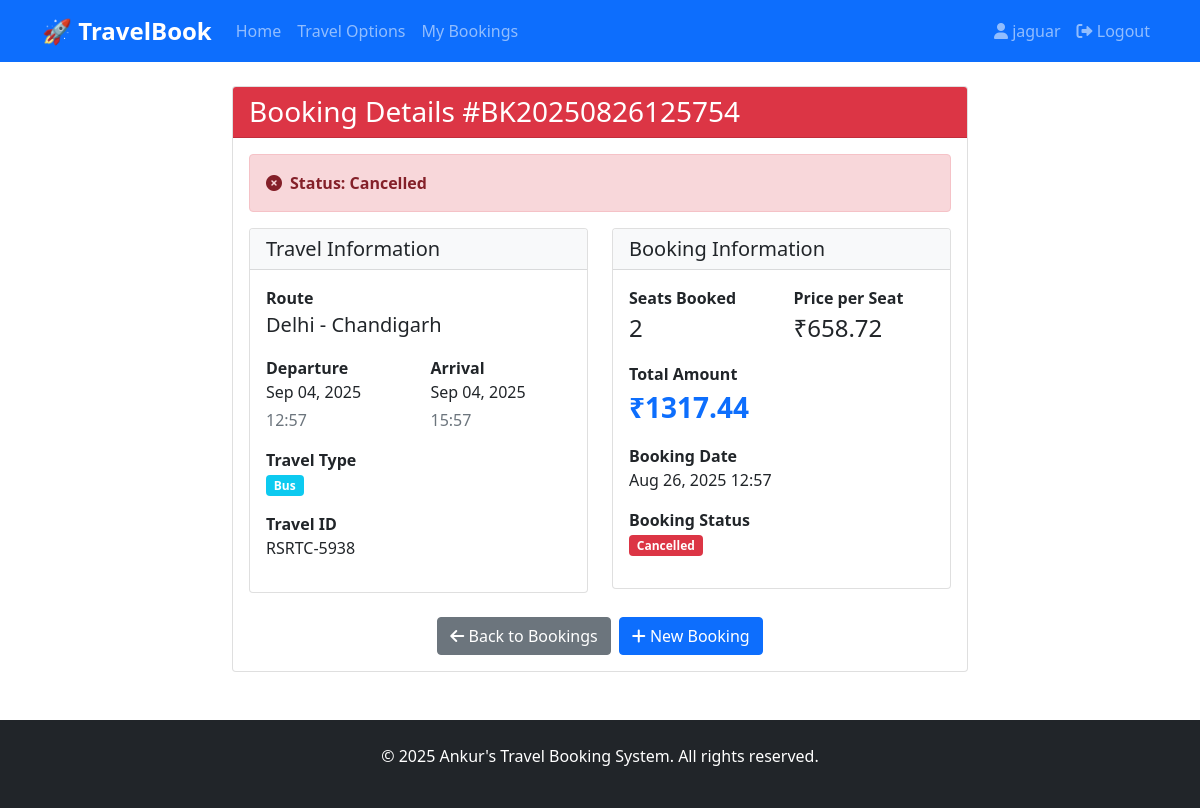
/booking/BK20250826125754/ (signed in), run on the app's committed database.
### booking_app/models.py (models this page shows, shortened)
class Booking(models.Model):
    STATUS_CHOICES = [
        ('confirmed', 'Confirmed'),
        ('cancelled', 'Cancelled'),
    ]
    booking_id = models.CharField(max_length=50, unique=True)
    user = models.ForeignKey(
        User, on_delete=models.CASCADE, related_name='bookings')
    travel_option = models.ForeignKey(
        TravelOption, on_delete=models.CASCADE, related_name='bookings')
    number_of_seats = models.IntegerField(validators=[MinValueValidator(1)])
    total_price = models.DecimalField(
        max_digits=10, decimal_places=2, validators=[MinValueValidator(0)])
    booking_date = models.DateTimeField(auto_now_add=True)
    status = models.CharField(
        max_length=10, choices=STATUS_CHOICES, default='confirmed')
    class Meta:
        ordering = ['-booking_date']

class TravelOption(models.Model):
    TRAVEL_TYPES = [
        ('flight', 'Flight'),
        ('train', 'Train'),
        ('bus', 'Bus'),
    ]
    travel_id = models.CharField(max_length=50, unique=True)
    travel_type = models.CharField(max_length=10, choices=TRAVEL_TYPES)
    source = models.CharField(max_length=100)
    destination = models.CharField(max_length=100)
    departure_datetime = models.DateTimeField()
    arrival_datetime = models.DateTimeField()
    price = models.DecimalField(
        max_digits=10, decimal_places=2, validators=[MinValueValidator(0)])
    available_seats = models.IntegerField(validators=[MinValueValidator(0)])
    created_at = models.DateTimeField(auto_now_add=True)
    updated_at = models.DateTimeField(auto_now=True)
    class Meta:
        ordering = ['departure_datetime']

### booking_app/views.py (the view)
# urls.py: path('booking/<str:booking_id>/', views.booking_detail, name='booking_detail'),
@login_required
def booking_detail(request, booking_id):
    booking = get_object_or_404(
        Booking, booking_id=booking_id, user=request.user)
    return render(request, 'booking_app/booking_detail.html', {'booking': booking})

### booking_app/templates/booking_app/booking_detail.html (shortened to what this page needs)
{% extends 'booking_app/base.html' %}
{% block content %}
<div class="row justify-content-center">
    <div class="col-md-8">
        <div class="card">
            <div
                class="card-header {% if booking.status == 'cancelled' %}bg-danger text-white{% else %}bg-success text-white{% endif %}">
                <h3 class="card-title mb-0">Booking Details #{{ booking.booking_id }}</h3>
            </div>
            <div class="card-body">
                <div class="alert {% if booking.status == 'cancelled' %}alert-danger{% else %}alert-success{% endif %}">
                    <div class="d-flex align-items-center">
                        <i
                            class="fas {% if booking.status == 'cancelled' %}fa-times-circle{% else %}fa-check-circle{% endif %} me-2"></i>
                        <strong>Status: {{ booking.get_status_display }}</strong>
                    </div>
                </div>
                <div class="row">
                    <div class="col-md-6">
                        <div class="card mb-4">
                            <div class="card-header bg-light">
                                <h5 class="card-title mb-0">Travel Information</h5>
                            </div>
                            <div class="card-body">
                                <div class="mb-3">
                                    <label class="fw-bold">Route</label>
                                    <p class="fs-5">
                                        {{ booking.travel_option.source }}
                                        -
                                        {{booking.travel_option.destination }}
                                    </p>
                                </div>
                                <div class="row">
                                    <div class="col-6">
                                        <label class="fw-bold">Departure</label>
                                        <p class="mb-1">{{ booking.travel_option.departure_datetime|date:"M d, Y" }}</p>
                                        <p class="text-muted">{{ booking.travel_option.departure_datetime|time:"H:i" }}
                                        </p>
                                    </div>
                                    <div class="col-6">
                                        <label class="fw-bold">Arrival</label>
                                        <p class="mb-1">{{ booking.travel_option.arrival_datetime|date:"M d, Y" }}</p>
                                        <p class="text-muted">{{ booking.travel_option.arrival_datetime|time:"H:i" }}
                                        </p>
                                    </div>
                                </div>
                                <div class="mb-3">
                                    <label class="fw-bold">Travel Type</label>
                                    <p>
                                        <span
                                            class="badge {% if booking.travel_option.travel_type == 'flight' %}bg-primary{% elif booking.travel_option.travel_type == 'train' %}bg-success{% else %}bg-info{% endif %}">
                                            {{ booking.travel_option.get_travel_type_display }}
                                        </span>
                                    </p>
                                </div>
                                <div class="mb-3">
                                    <label class="fw-bold">Travel ID</label>
                                    <p>{{ booking.travel_option.travel_id }}</p>
                                </div>
                            </div>
                        </div>
                    </div>
                    <div class="col-md-6">
                        <div class="card mb-4">
                            <div class="card-header bg-light">
                                <h5 class="card-title mb-0">Booking Information</h5>
                            </div>
                            <div class="card-body">
                                <div class="row">
                                    <div class="col-6">
                                        <label class="fw-bold">Seats Booked</label>
                                        <p class="fs-4">{{ booking.number_of_seats }}</p>
                                    </div>
                                    <div class="col-6">
                                        <label class="fw-bold">Price per Seat</label>
                                        <p class="fs-4">₹{{ booking.travel_option.price }}</p>
                                    </div>
                                </div>
                                <div class="mb-3">
                                    <label class="fw-bold">Total Amount</label>
                                    <p class="fs-3 text-primary fw-bold">₹{{ booking.total_price }}</p>
                                </div>
                                <div class="mb-3">
                                    <label class="fw-bold">Booking Date</label>
                                    <p>{{ booking.booking_date|date:"M d, Y H:i" }}</p>
                                </div>
                                <div class="mb-3">
                                    <label class="fw-bold">Booking Status</label>
                                    <p>
                                        <span
                                            class="badge {% if booking.status == 'cancelled' %}bg-danger{% else %}bg-success{% endif %}">
                                            {{ booking.get_status_display }}
                                        </span>
                                    </p>
                                </div>
                            </div>
                        </div>
                    </div>
                </div>
                <div class="d-flex gap-2 justify-content-center">
                    <a href="{% url 'booking_list' %}" class="btn btn-secondary">
                        <i class="fas fa-arrow-left"></i> Back to Bookings
                    </a>
                    <a href="{% url 'travel_list' %}" class="btn btn-primary">
                        <i class="fas fa-plus"></i> New Booking
                    </a>
                </div>
            </div>
        </div>
    </div>
</div>
{% endblock %}

### booking_app/templates/booking_app/base.html (shortened to what this page needs)
<!DOCTYPE html>
<html lang="en">
<head>
    <link href="https://cdn.jsdelivr.net/npm/bootstrap@5.1.3/dist/css/bootstrap.min.css" rel="stylesheet">
    <link href="https://cdnjs.cloudflare.com/ajax/libs/font-awesome/6.0.0/css/all.min.css" rel="stylesheet">
</head>
<body>
    <nav class="navbar navbar-expand-lg navbar-dark bg-primary">
        <div class="container">
            <a class="navbar-brand" href="{% url 'home' %}">🚀 TravelBook</a>
            <div class="collapse navbar-collapse" id="navbarNav">
                <ul class="navbar-nav me-auto">
                    <li class="nav-item">
                        <a class="nav-link" href="{% url 'home' %}">Home</a>
                    </li>
                    <li class="nav-item">
                        <a class="nav-link" href="{% url 'travel_list' %}">Travel Options</a>
                    </li>
                    {% if user.is_authenticated %}
                    <li class="nav-item">
                        <a class="nav-link" href="{% url 'booking_list' %}">My Bookings</a>
                    </li>
                    {% endif %}
                </ul>
                <ul class="navbar-nav">
                    {% if user.is_authenticated %}
                    <li class="nav-item">
                        <a class="nav-link" href="{% url 'profile' %}">
                            <i class="fas fa-user"></i> {{ user.username }}
                        </a>
                    </li>
                    <li class="nav-item">
                        <a class="nav-link" href="{% url 'logout' %}">
                            <i class="fas fa-sign-out-alt"></i> Logout
                        </a>
                    </li>
                    {% endif %}
                </ul>
            </div>
        </div>
    </nav>
    <div class="container mt-4">
        {% block content %}
        {% endblock %}
    </div>
    <footer class="bg-dark text-white text-center py-4 mt-5">
        <div class="container">
            <p>&copy; 2025 Ankur's Travel Booking System. All rights reserved.</p>
        </div>
    </footer>
</body>
</html>

### booking_app/templates/booking_app/base.html (style rules this page uses)
.navbar-brand { font-weight: bold; font-size: 1.5rem; }

### data on the page
Booking: booking_id "BK20250826125754", status "Cancelled", travel_option.source "Delhi", travel_option.destination "Chandigarh", travel_option.departure_datetime "Sep 04, 2025", travel_option.departure_datetime "12:57", travel_option.arrival_datetime "Sep 04, 2025", travel_option.arrival_datetime "15:57", travel_option.travel_type "Bus", travel_option.travel_id "RSRTC-5938", number_of_seats "2", travel_option.price "658.72", total_price "1317.44", booking_date "Aug 26, 2025 12:57"

### other printed values
{{ user.username }} "jaguar"
